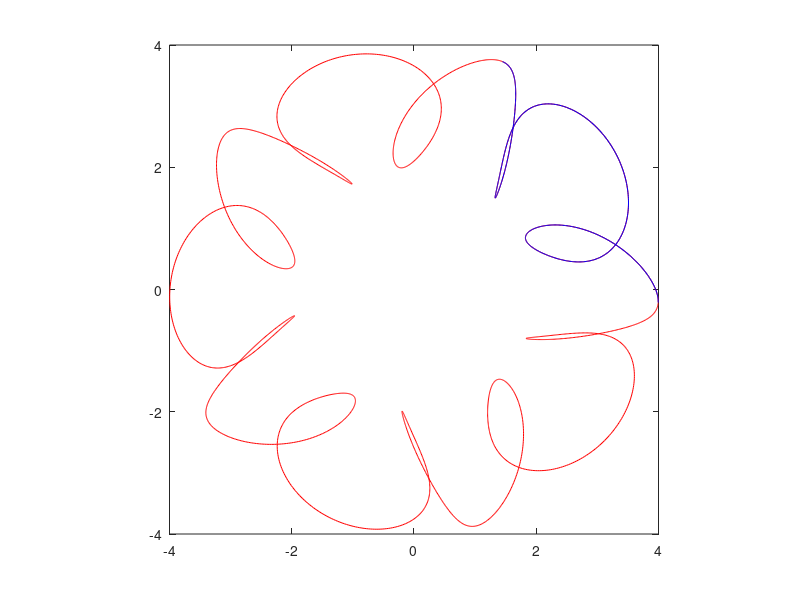

MATLAB code to generate this figure:
%% create new "mystery curve" by r(t) and theta(t)

clear all;
close all;
clc;
Fold=5;
N=3000;
t=[0:N-1]'*2*pi/N;
r=3+cos(2*Fold*t);

th=t+sin(2*Fold*t)/5-sin(3*Fold*t+0.5)/9;

z=r.*exp(1i*th);
x=real(z);
y=imag(z);
figure;plot(x,y,'r-');axis square;
hold on;
plot(x(1:floor(length(t)/Fold)),y(1:floor(length(t)/Fold)),'b-');
hold off;
